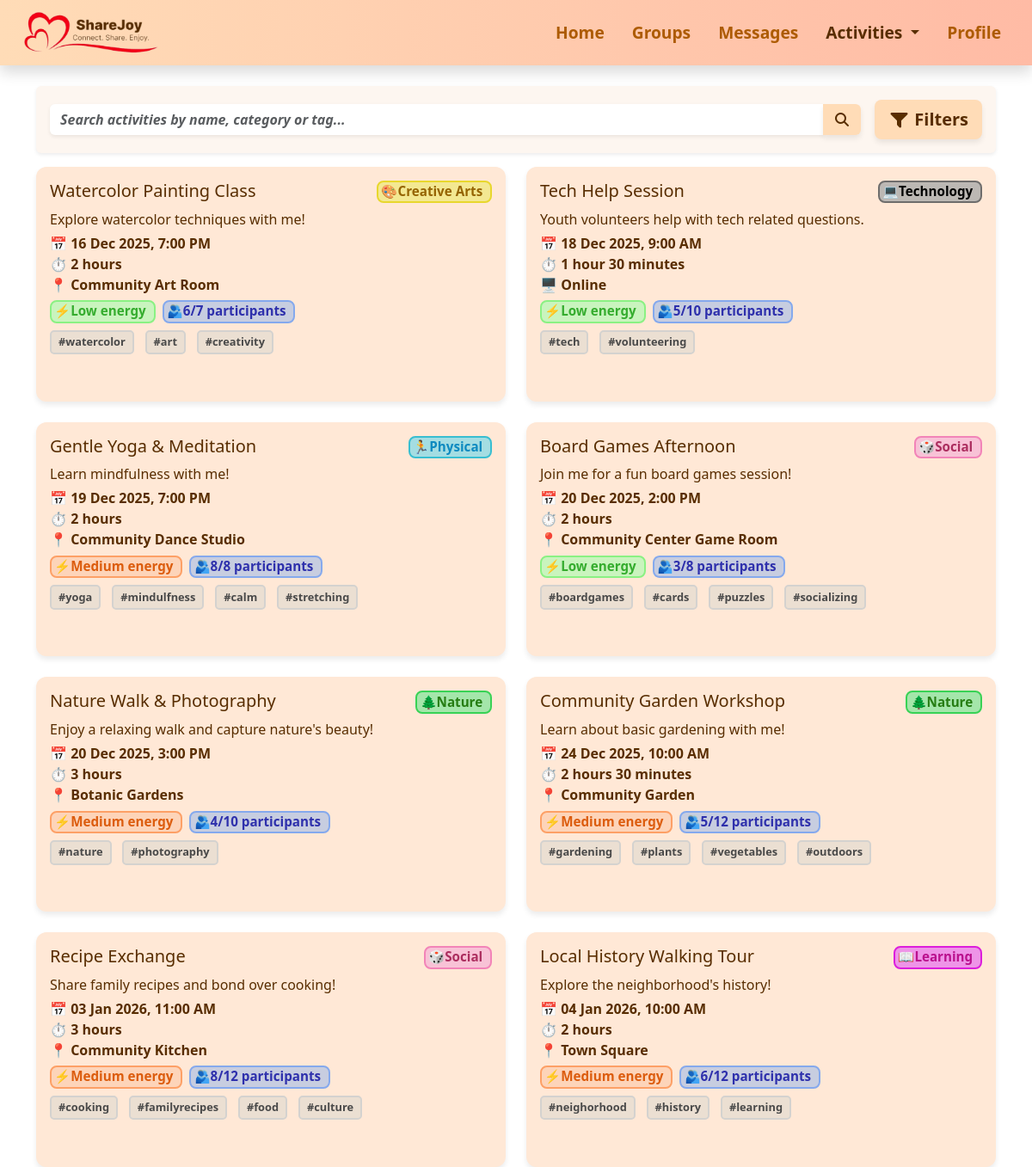
Before: /explore with the older database file.
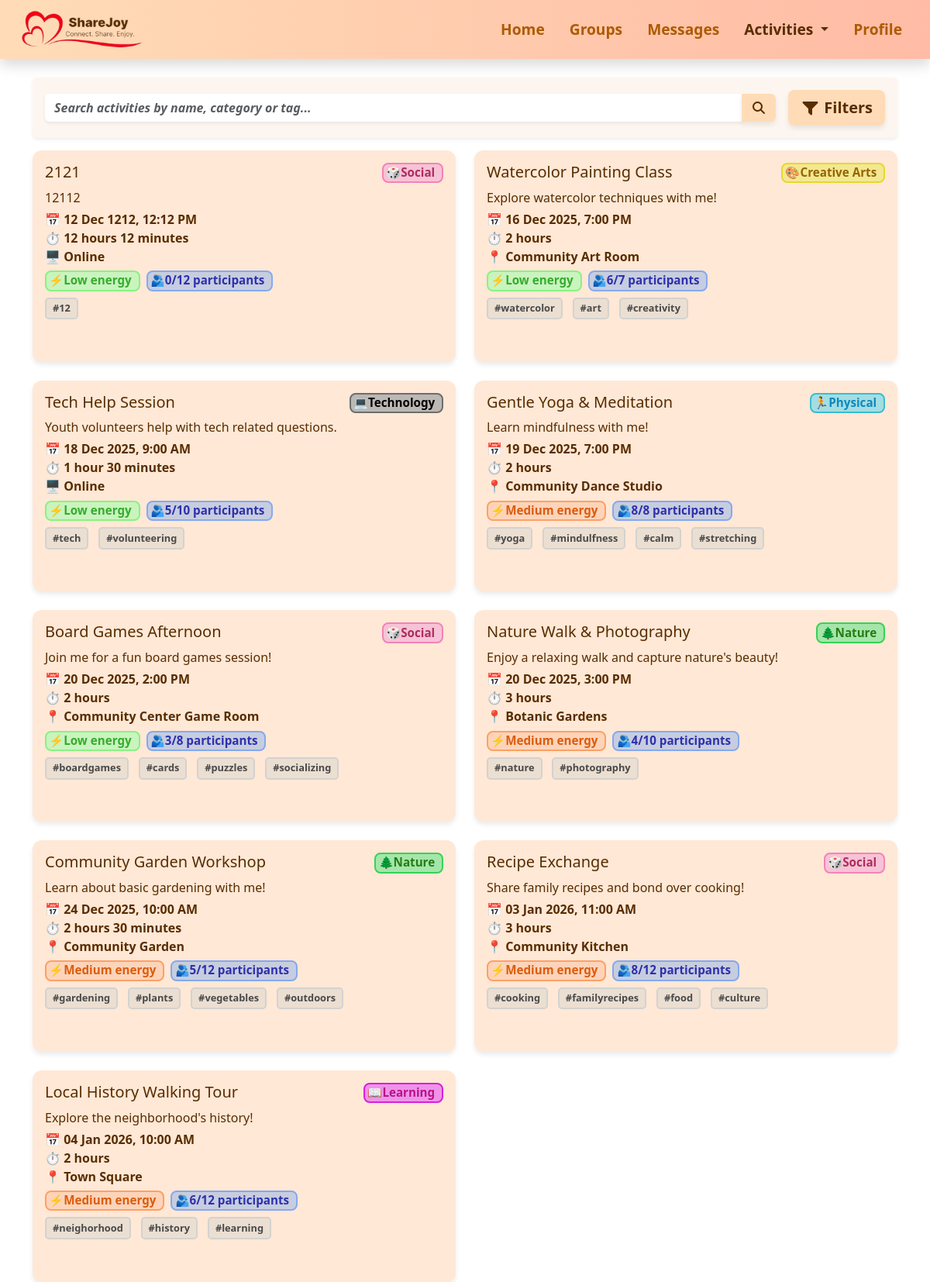
After: the same page with the newer database file.
### activities.py (models this page shows)
class Activity(db.Model):
    id = db.Column(db.Integer, primary_key=True)
    name = db.Column(db.String(100))
    description = db.Column(db.Text)
    date = db.Column(db.String(20))
    time = db.Column(db.String(10))
    duration_hours = db.Column(db.Integer)
    duration_minutes = db.Column(db.Integer)
    format_type = db.Column(db.String(20))
    location = db.Column(db.String(100))
    type = db.Column(db.String(50))
    energy = db.Column(db.String(10))
    max_participants = db.Column(db.Integer)
    participants = db.Column(db.Integer)
    tags = db.Column(db.String(200))
    creator = db.Column(db.String(50))

### app.py (the view)
@app.route("/explore")
def explore():
    query = Activity.query
    search = request.args.get("search")
    if search:
        query = query.filter(
            (Activity.name.ilike(f"%{search}%")) |
            (Activity.type.ilike(f"%{search}%")) |
            (Activity.tags.ilike(f"%{search}%"))
        )
    category = request.args.get("category")
    if category:
        query = query.filter_by(type=category)
    energy = request.args.get("energy")
    if energy:
        query = query.filter_by(energy=energy)
    format_type = request.args.get("format")
    if format_type:
        query = query.filter_by(format_type=format_type)
    activities = query.order_by(Activity.date.asc()).all()
    for a in activities:
        a.tags = a.tags.split(",") if a.tags else []
        try:
            parsed_date = datetime.strptime(a.date, "%Y-%m-%d")
        except ValueError:
            parsed_date = datetime.strptime(a.date, "%d %b %Y")
        a.display_date = parsed_date.strftime("%d %b %Y")
        try:
            parsed_time = datetime.strptime(a.time, "%H:%M")
        except ValueError:
            parsed_time = datetime.strptime(a.time, "%I:%M %p")
        a.display_time = parsed_time.strftime("%I:%M %p").lstrip("0")
    return render_template("explore.html", activities=activities)

### templates/explore.html (shortened to what the changed rows need)
{% extends "base.html" %}
{% block extra_css %}
<link rel="stylesheet" href="{{ url_for('static', filename='css/activities.css') }}">
<link rel="stylesheet" href="{{ url_for('static', filename='css/explore.css') }}">
{% endblock %}
{% block content %}
<div class="row g-4">
    {% if activities %}
    {% for activity in activities %}
    <div class="col-md-6">
        <div class="activity-card position-relative h-100">
            <div class="d-flex flex-column flex-sm-row justify-content-between align-items-start spacing">
                <h5 class="mb-0">{{ activity.name }}</h5>
                {% if activity.type == 'Creative Arts' %}
                <span class="badge badge-creativearts category-badge mb-2 mb-sm-0">🎨Creative Arts</span>
                {% elif activity.type == 'Social' %}
                <span class="badge badge-social category-badge mb-2 mb-sm-0">🎲Social</span>
                {% elif activity.type == 'Learning' %}
                <span class="badge badge-learning category-badge mb-2 mb-sm-0">📖Learning</span>
                {% elif activity.type == 'Physical' %}
                <span class="badge badge-physical category-badge mb-2 mb-sm-0">🏃Physical</span>
                {% elif activity.type == 'Nature' %}
                <span class="badge badge-nature category-badge mb-2 mb-sm-0">🌲Nature</span>
                {% elif activity.type == 'Technology' %}
                <span class="badge badge-technology category-badge mb-2 mb-sm-0">💻Technology</span>
                {% endif %}
            </div>
            <p>{{ activity.description }}</p>
            <div class="row fw-semibold spacing">
                <div class="col-12">
                    📅 {{ activity.display_date }}, {{ activity.display_time }}
                </div>
                <div class="col-12">⏱
                    {% set h = activity.duration_hours %}
                    {% set m = activity.duration_minutes %}
                    {% if h and m %}
                    {{ h }} hour{% if h > 1 %}s{% endif %} {{ m }} minute{% if m > 1 %}s{% endif %}
                    {% elif h %}
                    {{ h }} hour{% if h > 1 %}s{% endif %}
                    {% elif m %}
                    {{ m }} minute{% if m > 1 %}s{% endif %}
                    {% else %}
                    0 minutes
                    {% endif %}
                </div>
                <div class="col-12">
                    {% if activity.format_type|lower == 'online' %}
                    🖥️ Online
                    {% else %}
                    📍 {{ activity.location }}
                    {% endif %}
                </div>
            </div>
            <div class="d-flex flex-wrap gap-2 spacing">
                <span class="badge
                        {% if activity.energy == 'Low' %}energy-low
                        {% elif activity.energy == 'Medium' %}energy-medium
                        {% elif activity.energy == 'High' %}energy-high
                        {% endif %}">
                    ⚡{{ activity.energy }} energy
                </span>
                <span class="badge participants">🫂{{ activity.participants }}/{{ activity.max_participants }}
                    participants</span>
            </div>
            <div class="activity-tags spacing">
                {% for tag in activity.tags %}
                <span>#{{ tag }}</span>
                {% endfor %}
            </div>
        </div>
    </div>
    {% endfor %}
    {% else %}
    <div class="col-12">
        <div class="alert alert-info text-center fw-semibold">
            No activities found.
        </div>
    </div>
    {% endif %}
</div>
{% endblock %}

Changed rows visible on the page:
added Activity: name "2121", type "🎲Social", description "12112", display_date "12 Dec 1212", display_time "12:12 PM", h "12", m "12", format_type "🖥️ Online", energy "Low", participants "0", max_participants "12", tags "12"
